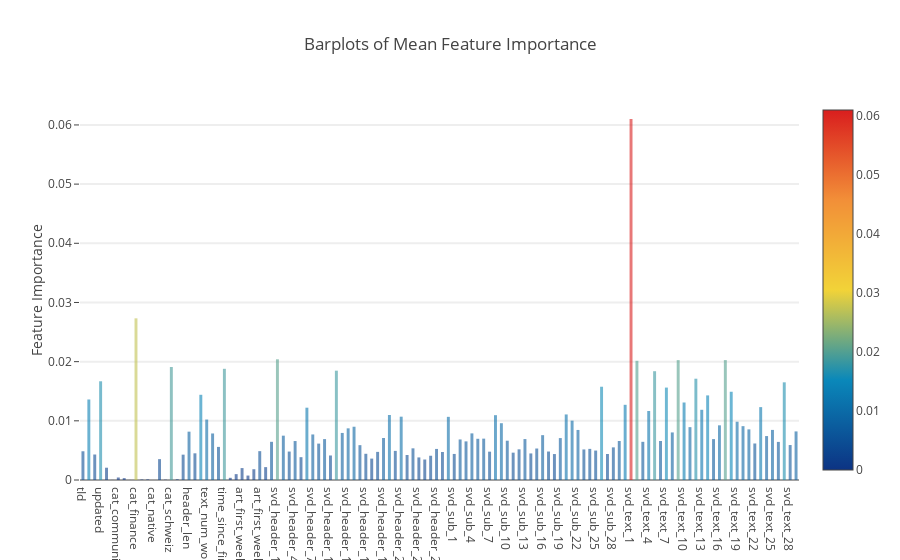

Notebook source saved alongside this figure:
### Code cell
rf_feature = (rf.feature_importances(X_train,y_train))
et_feature = (et.feature_importances(X_train, y_train))
ada_feature = (ada.feature_importances(X_train, y_train))
gb_feature = (gb.feature_importances(X_train,y_train))

cols = X_train.columns.values
# Create a dataframe with features
feature_dataframe = pd.DataFrame( {'features': cols,
     'Random Forest feature importances': rf_feature,
     'Extra Trees  feature importances': et_feature,
      'AdaBoost feature importances': ada_feature,
    'Gradient Boost feature importances': gb_feature
    })

# Create the new column containing the average of values
feature_dataframe['mean'] = feature_dataframe.mean(axis= 1) # axis = 1 computes the mean row-wise
#print(feature_dataframe.head(3))

import plotly.offline as py
py.init_notebook_mode(connected=True)
import plotly.graph_objs as go
import plotly.tools as tls
y = feature_dataframe['mean'].values
x = feature_dataframe['features'].values
data = [go.Bar(
            x= x,
             y= y,
            width = 0.5,
            marker=dict(
               color = feature_dataframe['mean'].values,
            colorscale='Portland',
            showscale=True,
            reversescale = False
            ),
            opacity=0.6
        )]

layout= go.Layout(
    autosize= True,
    title= 'Barplots of Mean Feature Importance',
    hovermode= 'closest',
#     xaxis= dict(
#         title= 'Pop',
#         ticklen= 5,
#         zeroline= False,
#         gridwidth= 2,
#     ),
    yaxis=dict(
        title= 'Feature Importance',
        ticklen= 5,
        gridwidth= 2
    ),
    showlegend= False
)
fig = go.Figure(data=data, layout=layout)
py.iplot(fig, filename='bar-direct-labels')

### Figure 1 — Plotly figure (JSON) as saved in the notebook; plotly's stock layout.template omitted (floating-point values rounded to 4 significant figures)
{"data": [{"marker": {"color": [0.004856, 0.01361, 0.004309, 0.01668, 0.002077, 1.313e-05, 0.000425, 0.0003192, 8.25e-06, 0.02732, 8.62e-05, 0.0001107, 0, 0.003524, 5.577e-05, 0.0191, 0.0001205, 0.004283, 0.00817, 0.00451, 0.0144, 0.01022, 0.007865, 0.005593, 0.01879, 0.000368, 0.0009921, 0.002015, 0.0007507, 0.001822, 0.004875, 0.002176, 0.006453, 0.0204, 0.007493, 0.004807, 0.006584, 0.003858, 0.01222, 0.007697, 0.006151, 0.006912, 0.004144, 0.01848, 0.007953, 0.00873, 0.009002, 0.005889, 0.004431, 0.003618, 0.004751, 0.007102, 0.01099, 0.004921, 0.0107, 0.00423, 0.005352, 0.003816, 0.003463, 0.0041, 0.005251, 0.004732, 0.01067, 0.004403, 0.006852, 0.006527, 0.007878, 0.006965, 0.006989, 0.00479, 0.01096, 0.009596, 0.006642, 0.004622, 0.005183, 0.006917, 0.004489, 0.005322, 0.007577, 0.004813, 0.004385, 0.007082, 0.01108, 0.01003, 0.008458, 0.005164, 0.005261, 0.004976, 0.01576, 0.004393, 0.005514, 0.006589, 0.01271, 0.061, 0.02014, 0.006451, 0.01166, 0.01838, 0.00659, 0.01562, 0.008038, 0.02026, 0.0131, 0.008933, 0.01712, 0.01186, 0.0143, 0.006913, 0.00924, 0.02026, 0.01491, 0.00985, 0.009099, 0.008554, 0.006172, 0.01232, 0.007425, 0.008464, 0.006438, 0.0165, 0.00591, 0.008212], "colorscale": "Portland", "reversescale": false, "showscale": true}, "opacity": 0.6, "type": "bar", "width": 0.5, "x": ["tId", "time_since_epoch", "article_id", "updated", "cat_ausland", "cat_auto", "cat_community", "cat_digital", "cat_entertainment", "cat_finance", "cat_fitness", "cat_leben", "cat_native", "cat_panorama", "cat_people", "cat_schweiz", "cat_sport", "cat_wissen", "header_len", "sub_len", "text_len", "text_num_words", "text_n_periods", "art_first_hour", "time_since_first", "art_first_weekday_0.0", "art_first_weekday_1.0", "art_first_weekday_2.0", "art_first_weekday_3.0", "art_first_weekday_4.0", "art_first_weekday_5.0", "art_first_weekday_6.0", "svd_header_0", "svd_header_1", "svd_header_2", "svd_header_3", "svd_header_4", "svd_header_5", "svd_header_6", "svd_header_7", "svd_header_8", "svd_header_9", "svd_header_10", "svd_header_11", "svd_header_12", "svd_header_13", "svd_header_14", "svd_header_15", "svd_header_16", "svd_header_17", "svd_header_18", "svd_header_19", "svd_header_20", "svd_header_21", "svd_header_22", "svd_header_23", "svd_header_24", "svd_header_25", "svd_header_26", "svd_header_27", "svd_header_28", "svd_header_29", "svd_sub_0", "svd_sub_1", "svd_sub_2", "svd_sub_3", "svd_sub_4", "svd_sub_5", "svd_sub_6", "svd_sub_7", "svd_sub_8", "svd_sub_9", "svd_sub_10", "svd_sub_11", "svd_sub_12", "svd_sub_13", "svd_sub_14", "svd_sub_15", "svd_sub_16", "svd_sub_17", "svd_sub_18", "svd_sub_19", "svd_sub_20", "svd_sub_21", "svd_sub_22", "svd_sub_23", "svd_sub_24", "svd_sub_25", "svd_sub_26", "svd_sub_27", "svd_sub_28", "svd_sub_29", "svd_text_0", "svd_text_1", "svd_text_2", "svd_text_3", "svd_text_4", "svd_text_5", "svd_text_6", "svd_text_7", "svd_text_8", "svd_text_9", "svd_text_10", "svd_text_11", "svd_text_12", "svd_text_13", "svd_text_14", "svd_text_15", "svd_text_16", "svd_text_17", "svd_text_18", "svd_text_19", "svd_text_20", "svd_text_21", "svd_text_22", "svd_text_23", "svd_text_24", "svd_text_25", "svd_text_26", "svd_text_27", "svd_text_28", "svd_text_29"], "y": [0.004856, 0.01361, 0.004309, 0.01668, 0.002077, 1.313e-05, 0.000425, 0.0003192, 8.25e-06, 0.02732, 8.62e-05, 0.0001107, 0, 0.003524, 5.577e-05, 0.0191, 0.0001205, 0.004283, 0.00817, 0.00451, 0.0144, 0.01022, 0.007865, 0.005593, 0.01879, 0.000368, 0.0009921, 0.002015, 0.0007507, 0.001822, 0.004875, 0.002176, 0.006453, 0.0204, 0.007493, 0.004807, 0.006584, 0.003858, 0.01222, 0.007697, 0.006151, 0.006912, 0.004144, 0.01848, 0.007953, 0.00873, 0.009002, 0.005889, 0.004431, 0.003618, 0.004751, 0.007102, 0.01099, 0.004921, 0.0107, 0.00423, 0.005352, 0.003816, 0.003463, 0.0041, 0.005251, 0.004732, 0.01067, 0.004403, 0.006852, 0.006527, 0.007878, 0.006965, 0.006989, 0.00479, 0.01096, 0.009596, 0.006642, 0.004622, 0.005183, 0.006917, 0.004489, 0.005322, 0.007577, 0.004813, 0.004385, 0.007082, 0.01108, 0.01003, 0.008458, 0.005164, 0.005261, 0.004976, 0.01576, 0.004393, 0.005514, 0.006589, 0.01271, 0.061, 0.02014, 0.006451, 0.01166, 0.01838, 0.00659, 0.01562, 0.008038, 0.02026, 0.0131, 0.008933, 0.01712, 0.01186, 0.0143, 0.006913, 0.00924, 0.02026, 0.01491, 0.00985, 0.009099, 0.008554, 0.006172, 0.01232, 0.007425, 0.008464, 0.006438, 0.0165, 0.00591, 0.008212]}], "layout": {"autosize": true, "hovermode": "closest", "showlegend": false, "title": "Barplots of Mean Feature Importance", "yaxis": {"gridwidth": 2, "ticklen": 5, "title": "Feature Importance"}}}
